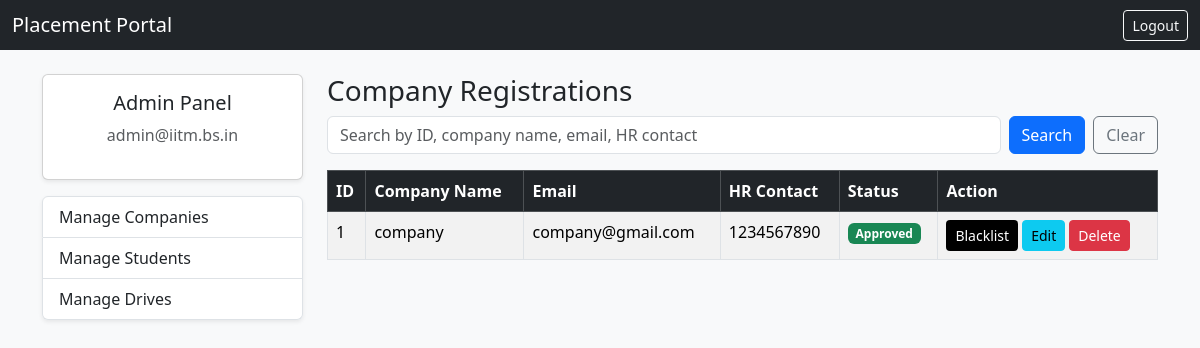
Page /admin/companies (signed in) on the earlier database version.
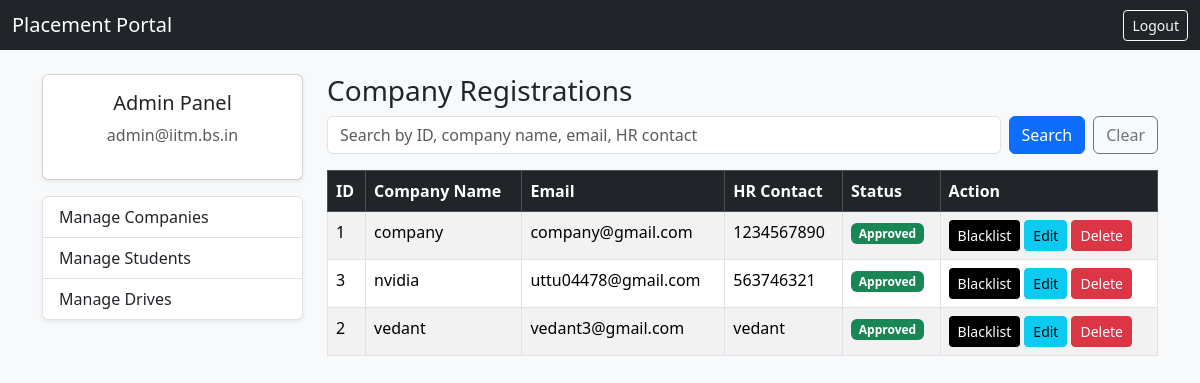
Same page on the later database version.
### dp.py (models this page shows)
class Company(db.Model):
    __tablename__ = "companies"
    id = db.Column(db.Integer, primary_key=True)
    user_id = db.Column(
        db.Integer, db.ForeignKey("users.id"), nullable=False
    )
    company_name = db.Column(db.String(150), nullable=False)
    hr_contact = db.Column(db.String(100))
    website = db.Column(db.String(150))
    status = db.Column(db.String(20), default="Pending")
    blacklisted = db.Column(db.Boolean, default=False)

class User(UserMixin, db.Model):
    __tablename__ = "users"
    id = db.Column(db.Integer, primary_key=True)
    email = db.Column(db.String(120), unique=True, nullable=False)
    password = db.Column(db.String(200), nullable=False)
    role = db.Column(db.String(20), nullable=False)
    student_profile = db.relationship(
        "Student", backref="user"
    )
    company_profile = db.relationship(
        "Company", backref="user"
    )

### app.py (the view, shortened to what this page needs)
@app.route("/admin/companies")
@login_required
def admin_companies():
    if current_user.role != "admin":
        abort(403)
    search_query = request.args.get("q", "").strip()
    query = Company.query.join(User, Company.user_id == User.id)
    companies = query.order_by(Company.company_name.asc()).all()
    return render_template(
        "admin_company.html",
        companies=companies,
        search_query=search_query
    )

### app.py (called while the page is built)
@login_manager.user_loader
def load_user(user_id):
    return User.query.get(int(user_id))

### templates/admin_company.html (shortened to what this page needs)
{% extends "admin.html" %}
{% block admin_content %}
<h3>Company Registrations</h3>
<form method="GET" action="/admin/companies" class="d-flex gap-2 mb-3">
    <input
        type="text"
        name="q"
        value="{{ search_query if search_query else '' }}"
        class="form-control"
        placeholder="Search by ID, company name, email, HR contact">
    <button class="btn btn-primary" type="submit">Search</button>
    <a href="/admin/companies" class="btn btn-outline-secondary">Clear</a>
</form>
<table class="table table-bordered table-striped">
    <thead class="table-dark">
        <tr>
            <th>ID</th>
            <th>Company Name</th>
            <th>Email</th>
            <th>HR Contact</th>
            <th>Status</th>
            <th>Action</th>
        </tr>
    </thead>
    <tbody>
        {% for company in companies %}
        <tr>
            <td>{{ company.id }}</td>
            <td>{{ company.company_name }}</td>
            <td>{{ company.user.email }}</td>
            <td>{{ company.hr_contact }}</td>
            <td>
                {% if company.status == "Pending" %}
                <span class="badge bg-warning">Pending</span>
                {% elif company.status == "Approved" %}
                <span class="badge bg-success">Approved</span>
                {% elif company.status == "Rejected" %}
                <span class="badge bg-danger">Rejected</span>
                {% elif company.blacklisted %}
                <span class="badge bg-black">Blacklisted</span>
                {% endif %}
            </td>
            <td>
                <div class="d-flex flex-row gap-1">
                {% if company.status == "Pending" %}
                <form method="POST" action="/admin/companies/approve/{{ company.id }}">
                    <button class="btn btn-sm btn-success">
                        Approve
                    </button>
                </form>
                <form method="POST" action="/admin/companies/reject/{{ company.id }}">
                    <button class="btn btn-sm btn-outline-danger">
                        Reject
                    </button>
                </form>
                {% elif company.status == "Approved" %}
                <form method="POST" action="/admin/companies/blacklist/{{ company.id }}">
                    <button class="btn btn-sm bg-black text-white">
                        Blacklist
                    </button>
                </form>
                {% elif company.blacklisted %}
                <form method="POST" action="/admin/companies/unblacklist/{{ company.id }}">
                    <button class="btn btn-sm btn-secondary">
                        Unblacklist
                    </button>
                </form>
                {% elif company.status == "Rejected" %}
                <form method="POST" action="/admin/companies/approve/{{ company.id }}">
                    <button class="btn btn-sm btn-success">
                        Approve
                    </button>
                </form>
                {% endif %}
                <a href="/admin/companies/edit/{{ company.id }}" class="btn btn-sm btn-info">
                    Edit
                </a>
                <form method="POST" action="/admin/companies/delete/{{ company.id }}" >
                    <button class="btn btn-sm btn-danger"
                            onclick="return confirm('Delete this company, its drives, and all related applications?');">
                        Delete
                    </button>
                </form>
                </div>
            </td>
        </tr>
        {% endfor %}
    </tbody>
</table>
{% endblock %}

Differences in the rows shown:
added Company: id "3", company_name "nvidia", user.email "uttu04478@gmail.com", hr_contact "563746321", status "Approved"
added Company: id "2", company_name "vedant", user.email "vedant3@gmail.com", hr_contact "vedant", status "Approved"
